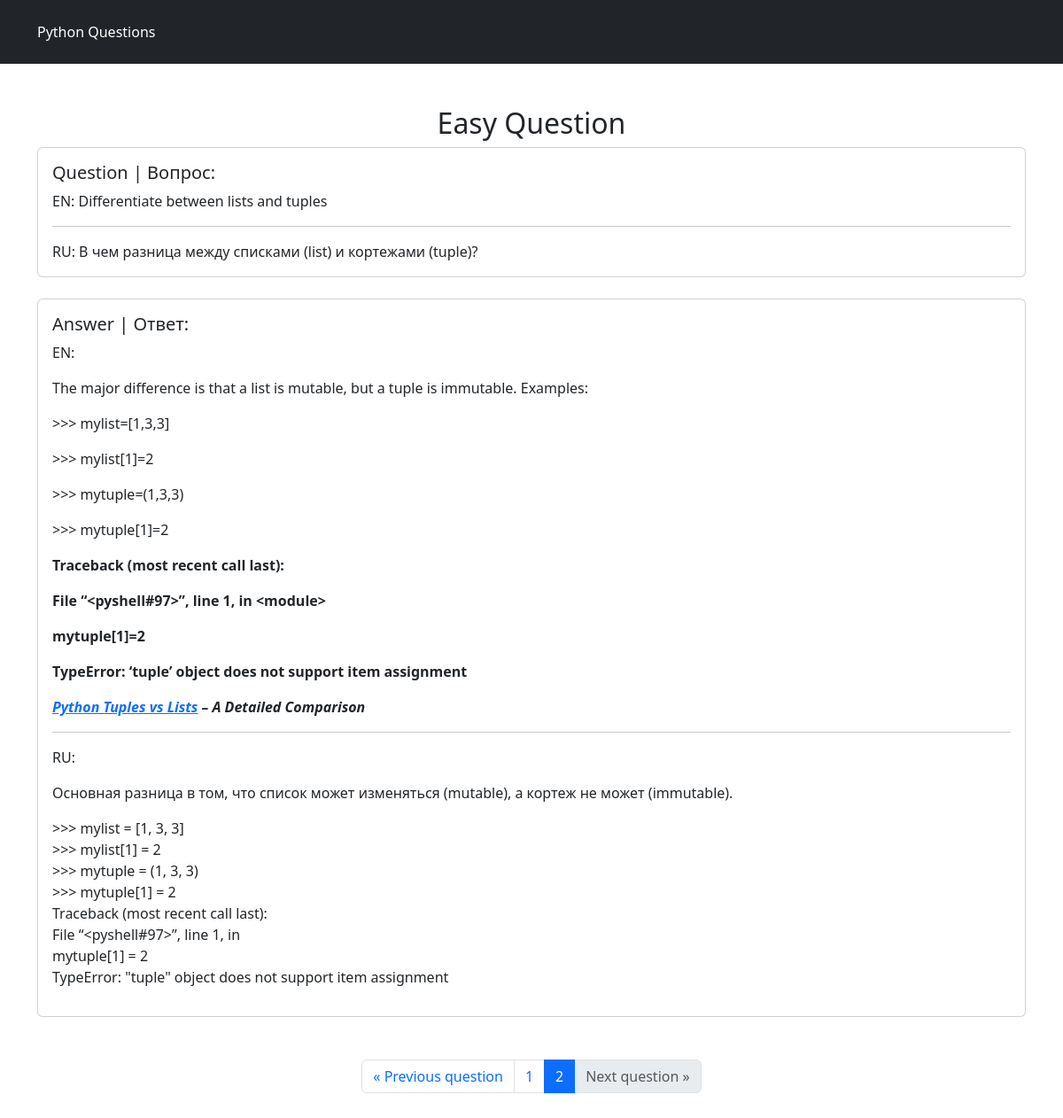
Screenshot of /easy/?page=2 with the database file from the repository.
### questions/models.py (models this page shows, shortened)
class Question(models.Model):
    question_text_en = models.CharField(max_length=250)
    question_text_ru = models.CharField(max_length=250)
    answer_text_en = RichTextField()
    answer_text_ru = RichTextField()
    DIFFICULTY_CHOICES = [
        ('Easy', 'Easy'),
        ('Medium', 'Medium'),
        ('Hard', 'Hard'),
    ]
    difficulty = models.CharField(max_length=10, choices=DIFFICULTY_CHOICES, default='Easy')
    class Meta:
        verbose_name = 'Question'

### questions/views.py (the view)
# urls.py: path('easy/', views.easy_page, name='easy_page'),
def easy_page(request):
    easy_question_count = Question.objects.filter(difficulty='Easy')
    count = 1
    paginator = Paginator(easy_question_count, count)
    page = request.GET.get('page')
    page_obj = paginator.get_page(page)
    context = {
        'easy_question_count': easy_question_count,
        'page_obj': page_obj,
    }
    return render(request, 'easy.html', context=context)

### templates/easy.html
{% extends 'base.html' %}
{% block content %}
<div class="container py-5">
    <h2 class="text-center">Easy Question</h2>
    {% if page_obj %}
        {% for obj in  page_obj %}
            <div class="card">
                <div class="card-body">
                    <h5 class="card-title">Question | Вопрос:</h5>
                    <p class="card-text">EN: {{ obj.question_text_en }}</p>
                    <hr>
                    <p class="card-text">RU: {{ obj.question_text_ru }}</p>
                </div>
            </div>
            <div class="card mt-4">
                <div class="card-body">
                    <h5 class="card-title">Answer | Ответ:</h5>
                    <p class="card-text">EN: {{ obj.answer_text_en|safe  }}</p>
                    <hr>
                    <p class="card-text">RU: {{ obj.answer_text_ru|safe  }}</p>
                </div>
            </div>
        {% endfor %}
    {% else %}
        <h3 class="my-4 text-center">There are no questions at this moment..</h3>
    {% endif %}
    <br>
    <br>
    {% include 'pagination.html' %}
</div>
{% endblock %}

### rows the page displays
Question: question_text_en "Differentiate between lists and tuples", question_text_ru "В чем разница между списками (list) и кортежами (tuple)?", answer_text_en "The major difference is that a list is mutable, but a tuple is immutable. Examples: >>> mylist=[1,3,3] >>> mylist[1]=2 >>> mytuple=(1,3,3) >>> mytuple[1]=2 Traceback (most recent call last): File “<pyshell#97>”, line 1, in <module> mytuple[1]=2 TypeError: ‘tuple’ object does not support item assignment Python Tuples vs Lists – A Detailed Comparison", answer_text_ru "Основная разница в том, что список может изменяться (mutable), а кортеж не может (immutable). >>> mylist = [1, 3, 3] >>> mylist[1] = 2 >>> mytuple = (1, 3, 3) >>> mytuple[1] = 2 Traceback (most recent call last): File “<pyshell#97>”, line 1, in mytuple[1] = 2 TypeError: \"tuple\" object does not support item assignment"

### other values shown
{{ num }} "1"
{{ num }} "2"
